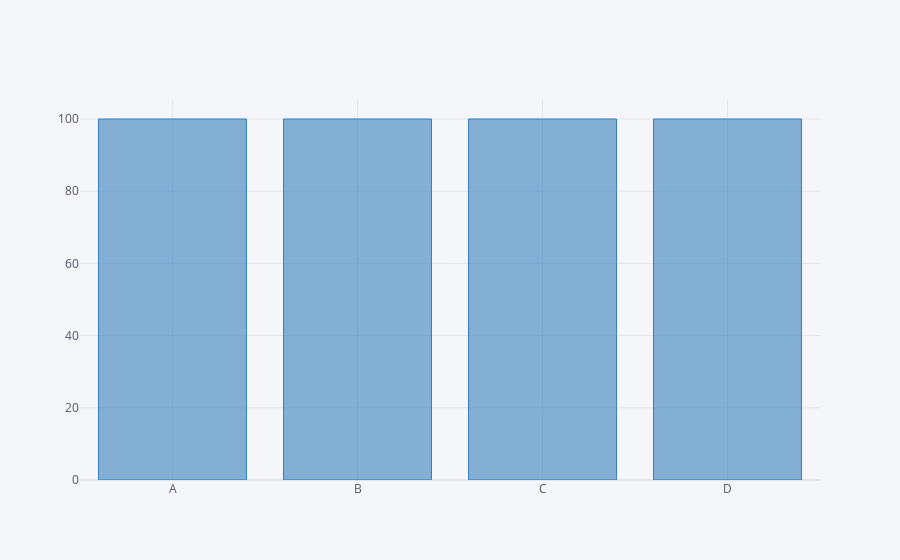

Notebook source saved alongside this figure:
### Code cell
df.count().iplot(kind='bar',color='blue')

### Figure 1 — Plotly figure (JSON) as saved in the notebook; plotly's stock layout.template omitted (floating-point values rounded to 4 significant figures)
{"data": [{"marker": {"color": "rgba(55, 128, 191, 0.6)", "line": {"color": "rgba(55, 128, 191, 1.0)", "width": 1}}, "name": "None", "orientation": "v", "text": "", "type": "bar", "x": ["A", "B", "C", "D"], "y": [100, 100, 100, 100]}], "layout": {"legend": {"bgcolor": "#F5F6F9", "font": {"color": "#4D5663"}}, "paper_bgcolor": "#F5F6F9", "plot_bgcolor": "#F5F6F9", "title": {"font": {"color": "#4D5663"}}, "xaxis": {"gridcolor": "#E1E5ED", "showgrid": true, "tickfont": {"color": "#4D5663"}, "title": {"font": {"color": "#4D5663"}, "text": ""}, "zerolinecolor": "#E1E5ED"}, "yaxis": {"gridcolor": "#E1E5ED", "showgrid": true, "tickfont": {"color": "#4D5663"}, "title": {"font": {"color": "#4D5663"}, "text": ""}, "zerolinecolor": "#E1E5ED"}}}
